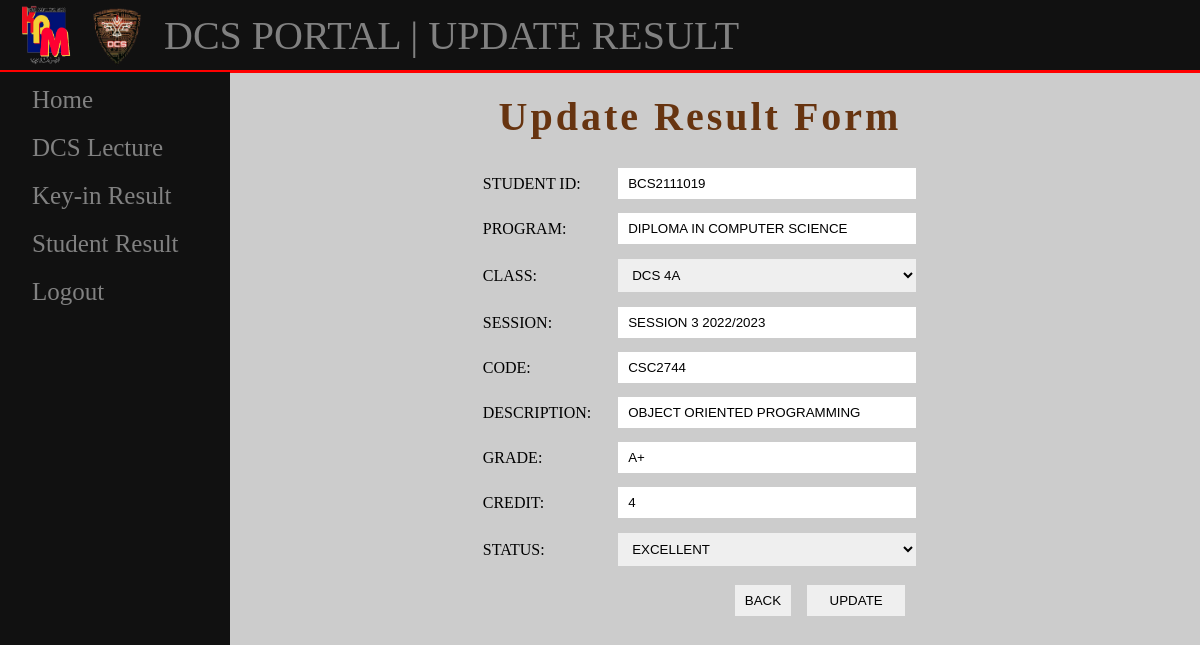
Page /finalpro/update_result/BCS2111019/ on the committed database.
### project/models.py (models this page shows)
class Result(models.Model):
    r_id = models.ForeignKey(Student, on_delete=models.CASCADE, to_field='studID')
    r_prog = models.TextField(default='DIPLOMA IN COMPUTER SCIENCE')
    r_class = models.ForeignKey(Lecture, on_delete=models.CASCADE, to_field='lecture')
    r_session = models.CharField(max_length=19, default='SESSION 3 2022/2023')
    r_code = models.CharField(max_length=8)
    r_desc = models.TextField()
    r_grade = models.TextField()
    r_kredit = models.TextField()
    r_status = models.ForeignKey(Status, on_delete=models.CASCADE, to_field='result_status', default='EXCELLENT')

### project/views.py (the view)
# urls.py: path('update_result/<str:r_id_id>/', views.update_result, name='update_result'),
def update_result(request, r_id_id):
    if request.method == 'POST':
        k_id = request.POST.get('k_id')
        k_program = request.POST.get('k_program')
        k_class = request.POST.get('k_class')  # renamed from "k_status"
        k_session = request.POST.get('k_session')
        k_code = request.POST.get('k_code')
        k_desc = request.POST.get('k_desc')
        k_grade = request.POST.get('k_grade')
        k_credit = request.POST.get('k_credit')
        k_status = request.POST.get('k_status')  # renamed from "k_class"
        result = Result.objects.filter(r_id_id=r_id_id).first()
        result.r_id_id = k_id
        result.r_prog = k_program
        result.r_class_id = k_class
        result.r_session = k_session
        result.r_code = k_code
        result.r_desc = k_desc
        result.r_grade = k_grade
        result.r_kredit = k_credit
        status_obj = Status.objects.get(result_status=k_status)
        result.r_status = status_obj
        result.save()
        f_class = Lecture.objects.get(lecture=k_class)
        f_status = status_obj
        dict = {'data': result, 'allecture': Lecture.objects.all(), 'allstatus': Status.objects.all(), 'message': message}
        return render(request, "update_result.html", dict)
    else:
        data = Result.objects.filter(r_id_id=r_id_id).first()
        allecture = Lecture.objects.all()
        allstatus = Status.objects.all()
        dict = {
            'data': data,
            'allecture': allecture,  # use existing variable
            'allstatus': allstatus,  # use existing variable
            'allcourse': Lecture.objects.all(),
            'f_class': data.r_class_id,
            'f_status': data.r_status,
            'message': "Result successfully updated."
        }
        return render(request, "update_result.html", dict)

### project/templates/update_result.html (shortened to what this page needs)
<!DOCTYPE html>
<html lang="en">
<head>
</head>
<body>
  {% load static %}
<div class="header">
  <div class="logo1">
    <img src="{% static "media/Logo_kpm.png" %}" width="70" height="70">
  </div>
  <div class="logo2">
    <img src="{% static "media/dcs.png" %}" width="70" height="70">
  </div>
  <div class="title">DCS PORTAL | UPDATE RESULT</div>
</div>
    <div class="sidenav">
        <a href="{% url 'index' %}">Home</a>
        <a href="{% url 'view_class' %}">DCS Lecture</a>
        <a href="{% url 'keyin' %}">Key-in Result</a>
        <a href="{% url 'search_class' %}">Student Result</a>
        <a href="{% url 'login' %}">Logout</a>
      </div>
    <div class="main">
    <center>
      <h1>Update Result Form</h1>
    <form action="{% url 'save_update_result' data.r_id_id %}" method="post">
<div class="inpu">
    <table cellspacing="2" align="center" cellpadding="2" border="0" >
        <tr><td>STUDENT ID:</td>
        <td><input type="text" placeholder="Enter student ID" name="k_id" value="{{data.r_id_id}}" readonly></td></tr>
        <tr><td>PROGRAM:</td>
        <td><input type="text" placeholder="Enter program" name="k_program" value="{{data.r_prog}}" readonly></td></tr>
        <tr><td>CLASS:</td>
          <td>
            <select name="k_class" id="k_class">
              {% for course in allcourse %}
                  {% if course.lecture == f_class %}
                      <option value="{{ course.lecture }}" selected>{{ course.lecture }}</option>
                  {% else %}
                      <option value="{{ course.lecture }}">{{ course.lecture }}</option>
                  {% endif %}
              {% endfor %}
          </select>
        </td></tr>
        <tr><td>SESSION:</td>
        <td><input type="text" placeholder="Enter session" name="k_session" value="{{data.r_session}}" readonly></td></tr>
        <tr><td>CODE:</td>
        <td><input type="text" placeholder="Enter program" name="k_code" value="{{data.r_code}}" readonly></td></tr>
        <tr><td>DESCRIPTION:</td>
        <td><input type="text" placeholder="Enter description" name="k_desc" value="{{data.r_desc}}" readonly></td></tr>
        <tr><td>GRADE:</td>
        <td><input type="text" placeholder="Enter grade" name="k_grade" value="{{data.r_grade}}"></td></tr>
        <tr><td>CREDIT:</td>
        <td><input type="text" placeholder="Enter credit" name="k_credit" value="{{data.r_kredit}}"></td></tr>
        <tr><td>STATUS:</td>
          <td>
            <select name="k_status" id="k_status">
              {% for status in allstatus %}
                {% if status.result_status == data.r_status %}
                  <option value="{{ status.result_status }}" selected>{{ status.result_status }}</option>
                {% else %}
                  <option value="{{ status.result_status }}">{{ status.result_status }}</option>
                {% endif %}
              {% endfor %}
            </select>
          <tr><td>
        </table></div>
        <a href=""><input type="button" value="BACK" class="btn1" style="cursor: pointer;" ></a>
        <input type="submit" value="UPDATE" class="btn"> <br><br>
</body>
</html>

### project/templates/update_result.html (style rules this page uses)
body { font-family: calibri; background-color: #ccc; margin: 0; padding: 0; }
h1 { color: rgb(103, 52, 16); text-align: center; letter-spacing: 3px; font-size: 40px; margin-top: 2%; margin-bottom: 2%; }
.btn1 { margin-left: 10%; padding:8px 10px; margin: 3px 0; display: inline-block; border: 1px solid #ccc; box-sizing: border-box; }
.btn { width: 5%; border: 1px solid #ccc; cursor: pointer; padding:8px 10px; margin: 3px 0; margin-left: 10px; display: inline-block; border: 1px solid #ccc; box-sizing: border-box; }
a { text-decoration:underline ; transition: color .4 ease; color: white; font-size: 20px; }
.inpu input { width: 300px; padding:8px 10px; margin: 3px 0; margin-left: 20px; display: inline-block; border: 1px solid #ccc; box-sizing: border-box; }
select { width: 300px; padding:8px 10px; margin: 4px 0; margin-left: 20px; display: inline-block; border: 1px solid #ccc; box-sizing: border-box; }
table tr, td { text-align: left; }
.btn { width: 10%; cursor: pointer; margin-right: -240px; }
.header { width: 100%; height: 70px; background-color: #111;border-bottom: 3px solid red; }
.logo1 { float: left; margin-left: 1%; }
.logo2 { float: left; padding-right: 1%; }
.title { float: left; margin-top: 1%; color: #818181; font-size: 40px; }
.sidenav { height: 100%; width: 230px; position: fixed; z-index: 1; top: 0; left: 0; background-color: #111; overflow-x: hidden; margin-top: 72px; }
.sidenav a { padding: 6px 6px 6px 32px; text-decoration: none; font-size: 25px; color: #818181; display: block ; margin-top: 8px; }
.main { margin-left: 200px; }

### rows in the picture
Result: k_id "BCS2111019", k_program "DIPLOMA IN COMPUTER SCIENCE", k_session "SESSION 3 2022/2023", k_code "CSC2744", k_desc "OBJECT ORIENTED PROGRAMMING", k_grade "A+", k_credit "4"

### other values in the picture
form field k_class "DCS 4A"
form field k_status "EXCELLENT"
